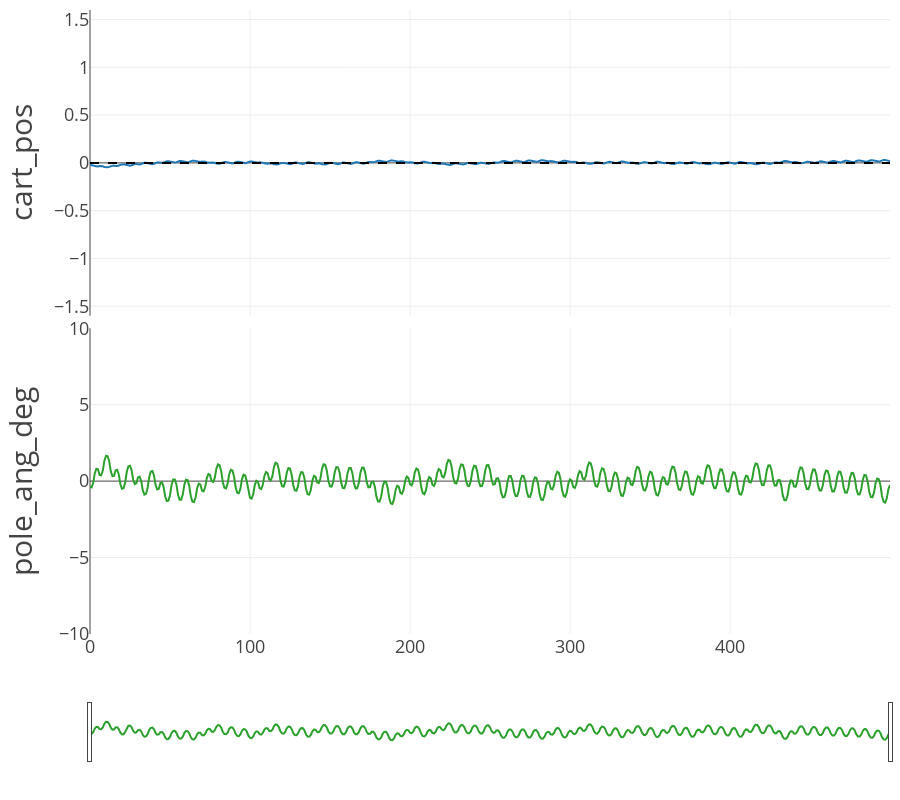

Notebook code cell kept with this figure:
### Code cell
EP = 0

fig = cprender.lineplot(df, ep=EP, incl_velo=False)
fig.show()

### Figure 1 — Plotly figure (JSON) as saved in the notebook; plotly's stock layout.template omitted (floating-point values rounded to 4 significant figures; data arrays with more than 128 entries replaced by an {"elided": "..."} marker saying what was removed)
{"data": [{"mode": "lines", "name": "cart_pos", "showlegend": false, "type": "scatter", "x": {"elided": "501 int values"}, "xaxis": "x", "y": {"elided": "501 float values"}, "yaxis": "y"}, {"line": {"color": "black", "dash": "dash"}, "mode": "lines", "name": "cart_pos_setpoint", "showlegend": false, "type": "scatter", "x": {"elided": "501 int values"}, "xaxis": "x", "y": {"elided": "501 int values"}, "yaxis": "y"}, {"mode": "lines", "name": "pole_ang_deg", "showlegend": false, "type": "scatter", "x": {"elided": "501 int values"}, "xaxis": "x2", "y": {"elided": "501 float values"}, "yaxis": "y2"}], "layout": {"height": 800, "hovermode": "x unified", "legend": {"orientation": "h", "x": 0.5, "xanchor": "center", "y": -0.02, "yanchor": "top"}, "margin": {"b": 10, "l": 90, "r": 10, "t": 10}, "xaxis": {"anchor": "y", "domain": [0, 1], "matches": "x2", "range": [0, 500], "showticklabels": false, "tickfont": {"size": 18}}, "xaxis2": {"anchor": "y2", "domain": [0, 1], "range": [0, 500], "rangeslider": {"visible": true}, "tickfont": {"size": 18}}, "yaxis": {"anchor": "x", "domain": [0.51, 1], "range": [-1.6, 1.6], "tickfont": {"size": 18}, "title": {"font": {"size": 30}, "text": "cart_pos"}}, "yaxis2": {"anchor": "x2", "domain": [0, 0.49], "range": [-10.0, 10.0], "tickfont": {"size": 18}, "title": {"font": {"size": 30}, "text": "pole_ang_deg"}}}}
